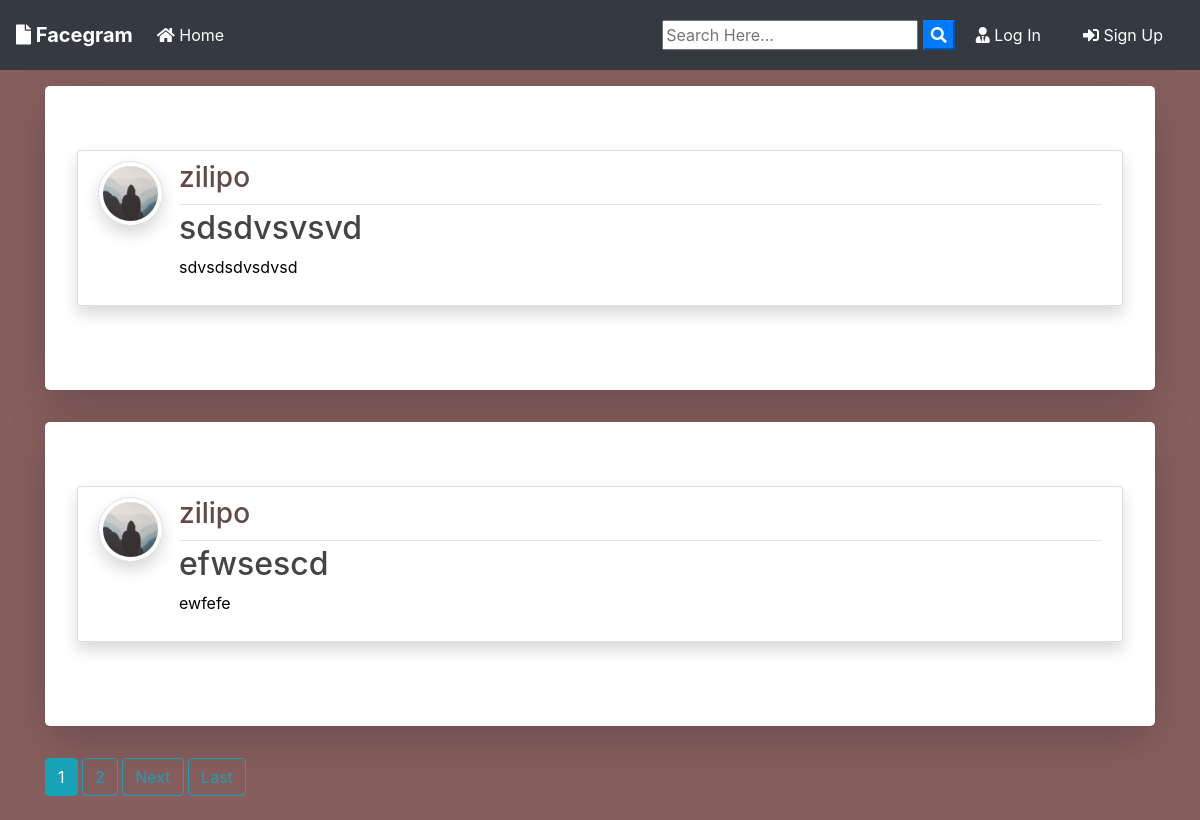
The page / on the database its author committed.
### blog/models.py (models this page shows, shortened)
class Post(models.Model):
	title = models.CharField(max_length=100)
	file = models.FileField(null=False,blank=True,upload_to='Files')
	content = models.TextField()
	date_posted = models.DateTimeField(default=timezone.now)
	author = models.ForeignKey(User, on_delete=models.CASCADE)

### users/models.py (models this page shows, shortened)
class Profile(models.Model):
    user = models.OneToOneField(User, on_delete=models.CASCADE)
    image = models.ImageField(default='default.jpg', upload_to='profile_pics')

### blog/views.py (the view)
# urls.py: path('', PostListView.as_view(), name='blog-home'),
class PostListView(ListView):
    model = Post
    template_name = 'blog/home.html'  # <app>/<model>_<viewtype>.html
    context_object_name = 'posts'
    ordering = ['-date_posted']
    paginate_by = 2

### blog/templates/blog/home.html (shortened to what this page needs)
{% extends "blog/base.html" %}
{% block content %}
    {% for post in posts %}
      <div class="jumbotron mt-3 bg-white shadow-lg">
      <article class="media content-section shadow">
        <a href="{{ post.author.profile.image.url }} " target="_blank"> <img src="{{ post.author.profile.image.url }}  " alt="" class="article-img rounded-circle img-thumbnail img-fluid shadow">
        </a>
        <div class="media-body">
          <div class="article-metadata d-flex justify-content-between">
            <a class="mr-2 " href="{% url 'user-posts' post.author.username  %}"><h3>{{ post.author }}</h3></a>
          </div>
          <h2><a class="article-title text-justify " href="{% url 'post-detail' post.id %}">{{ post.title }}</a></h2>
          <div class="d-flex justify-content-between">
            <p class="article-content text-justify text-truncate overflow-hidden">{{ post.content }}</p>
          </div>
        </div>
      </article>
      </div>
    {% endfor %}
    {% if is_paginated %}
      {% for num in page_obj.paginator.page_range %}
        {% if page_obj.number == num %}
          <a class="btn btn-info mb-4" href="?page={{ num }}">{{ num }}</a>
        {% elif num > page_obj.number|add:'-3' and num < page_obj.number|add:'3' %}
          <a class="btn btn-outline-info mb-4" href="?page={{ num }}">{{ num }}</a>
        {% endif %}
      {% endfor %}
      {% if page_obj.has_next %}
        <a class="btn btn-outline-info mb-4" href="?page={{ page_obj.next_page_number }}">Next</a>
        <a class="btn btn-outline-info mb-4" href="?page={{ page_obj.paginator.num_pages }}">Last</a>
      {% endif %}
    {% endif %}
{% endblock content %}

### blog/static/blog/main.css (style rules this page uses)
body { background: #875e5e; color: #000000; margin-top: 0; }
h1, h2, h3, h4, h5, h6 { color: #634a4a; }
.content-section { background: #ffffff; padding: 10px 20px; border: 1px solid #dddddd; border-radius: 3px; margin-bottom: 20px; }
.article-title { color: #444444; }
.article-content { white-space: pre-line; }
.article-img { height: 65px; width: 65px; margin-right: 16px; }
.article-metadata { padding-bottom: 1px; margin-bottom: 4px; border-bottom: 1px solid #e3e3e3 }

### rows shown on the page
Post: author.profile.image (placeholder picture), author "zilipo", title "sdsdvsvsvd", content "sdvsdsdvsdvsd"
Post: author.profile.image (placeholder picture), author "zilipo", title "efwsescd", content "ewfefe"

### other values the page prints
{{ num }} "1"
{{ num }} "2"
